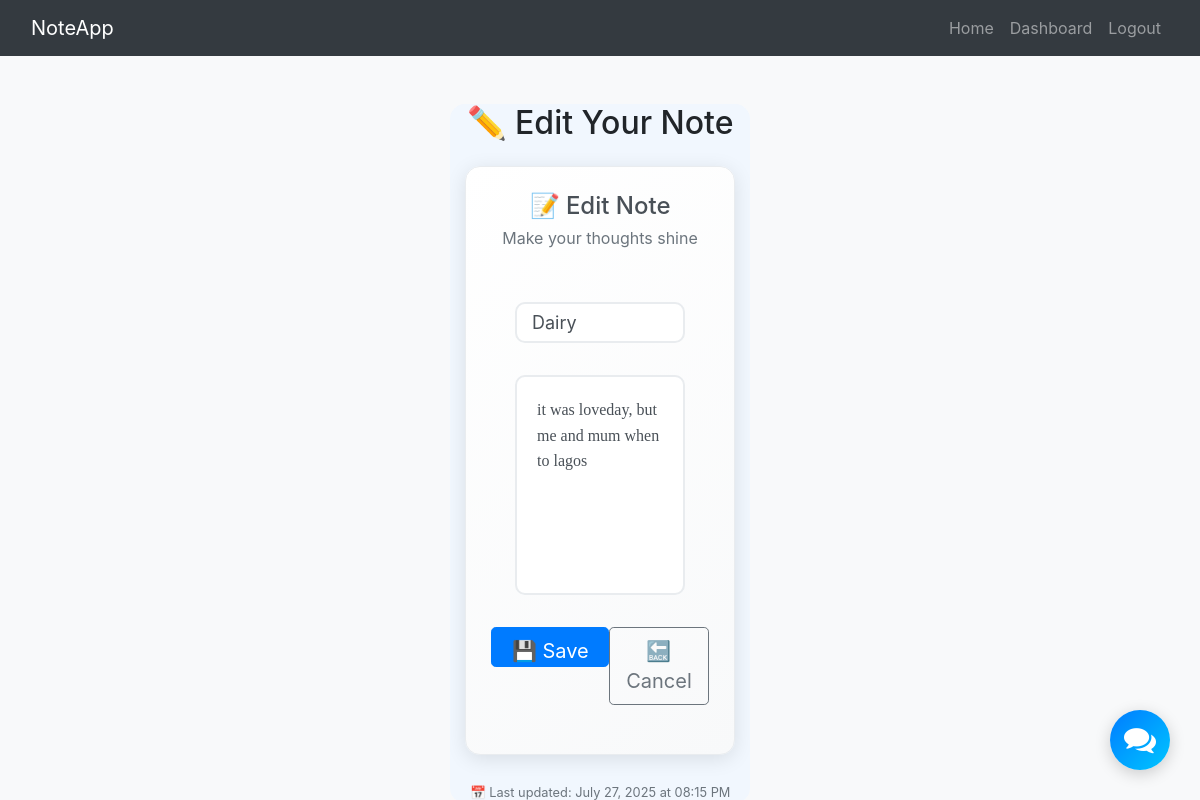
The page /edit-note/1 (signed in) on the database its author committed.
### Note_website/model.py (models this page shows)
class Note(db.Model):
    id = db.Column(db.Integer, primary_key=True)                           # Note ID
    subject = db.Column(db.String(200), nullable=False)                    # Note title
    data = db.Column(db.String(10000000))                                 # Note content
    date = db.Column(db.DateTime(timezone=True), default=func.now())      # Created date
    user_id = db.Column(db.Integer, db.ForeignKey('user.id'))             # Owner reference

### Note_website/views.py (the view, shortened to what this page needs)
@views.route('/edit-note/<int:id>', methods=['GET', 'POST'])
@login_required
def edit_note(id):
    note = Note.query.get_or_404(id)
    if note.user_id != current_user.id:
        flash('You do not have permission to edit this note.', category='error')
        return redirect(url_for('views.home'))
    return render_template('note.html', note=note, user=current_user)

### Note_website/__init__.py (called while the page is built)
def create_app():
  app = Flask(__name__)
  app.config['SECRET_KEY'] = os.getenv('SECRET_KEY')  # Fallback to default
  app.config['SQLALCHEMY_DATABASE_URI'] =f'sqlite:///{DB_NAME}'  # SQLite database
  db.init_app(app)
  from .views import views  # Main app routes
  from .auth  import auth   # Authentication routes
  app.register_blueprint(views,url_prefix='/')
  app.register_blueprint(auth,url_prefix='/')
  from .model import User, Note
  create_database(app)
  login_manager= LoginManager()
  login_manager.login_view ='auth.login'  # Redirect here if not logged in
  login_manager.init_app(app)
  @login_manager.user_loader
  def loaduser(id):
    return User.query.get(int(id))
  return app

### Note_website/templates/note.html (shortened to what this page needs)
{% extends "base.html" %} {% block title %}Edit Note{% endblock %}
{% block content %}
<div class="container mt-5">
    <h2 class="text-center mb-4">✏️ Edit Your Note</h2>
    <div class="writing-card mb-4">
        <div class="writing-header">
            <h4>📝 Edit Note</h4>
            <p class="text-muted mb-0">Make your thoughts shine</p>
        </div>
        <form method="POST">
            <div class="form-group mb-3">
                <input
                    type="text"
                    name="subject"
                    class="form-control subject-input"
                    placeholder="📌 What's this about?"
                    value="{{ note.subject if note.subject else '' }}"
                    autocomplete="off"
                    required
                >
            </div>
            <div class="form-group mb-3">
                <textarea
                    name="note"
                    id="note"
                    class="form-control note-textarea"
                    placeholder="💭 Start writing your thoughts here..."
                    required
                >{{ note.data }}</textarea>
            </div>
            <div class="d-flex gap-2">
                <button type="submit" class="btn btn-primary btn-lg flex-grow-1">
                    💾 Save Changes
                </button>
                <a href="{{ url_for('views.home') }}" class="btn btn-outline-secondary btn-lg">
                    🔙 Cancel
                </a>
            </div>
        </form>
    </div>
    <div class="text-center mt-4">
        <small class="text-muted">
            📅 Last updated: {{ note.date.strftime('%B %d, %Y at %I:%M %p') if note.date else 'New note' }}
        </small>
    </div>
</div>
{% endblock %}

### Note_website/static/style.css (style rules this page uses)
.container { max-width: 300px; background-color: #F1F7FE; border-radius: 15px; overflow: hidden; }
form { display: flex; align-items: center; flex-direction: column; padding: 32px 24px 24px; gap: 16px; text-align: center; }
form button { background-color: #4287ef; color: white; width: 100%; height: 40px; padding-top: 8px; padding-bottom: 8px; border: 0; overflow: hidden; border-radius: 25px; font-size: 1rem; font-weight: 600; cursor: pointer; transition: all 1s ease-in-out; }

### Note_website/templates/base.html (style rules this page uses)
body { background: #f8f9fa; }

### Note_website/templates/note.html (style rules this page uses)
.writing-card { background: linear-gradient(145deg, #ffffff, #f8f9fa); padding: 25px; border-radius: 15px; box-shadow: 0 4px 20px rgba(0,0,0,0.1); border: 1px solid #e9ecef; max-width: 800px; margin: 0 auto; }
.writing-header { text-align: center; margin-bottom: 20px; }
.writing-header h4 { color: #495057; margin-bottom: 5px; }
.subject-input { font-size: 18px; padding: 15px; border-radius: 10px; border: 2px solid #e9ecef; transition: all 0.3s ease; }
.note-textarea { font-size: 16px; padding: 20px; border-radius: 10px; border: 2px solid #e9ecef; width: 100%; height: 180px; min-height: 180px; max-height: 180px; resize: none; font-family: 'Georgia', serif; line-height: 1.6; transition: all 0.3s ease; }
@media (min-width: 768px) { .note-textarea { height: 200px; min-height: 200px; max-height: 200px; } }
@media (min-width: 1200px) { .note-textarea { height: 220px; min-height: 220px; max-height: 220px; } }
.form-control::placeholder { color: #adb5bd; font-style: italic; }
.note-textarea { transition: height 0.3s ease; }

### rows shown on the page
Note: subject "Dairy", note "it was loveday, but me and mum when to lagos", date "July 27, 2025 at 08:15 PM"
